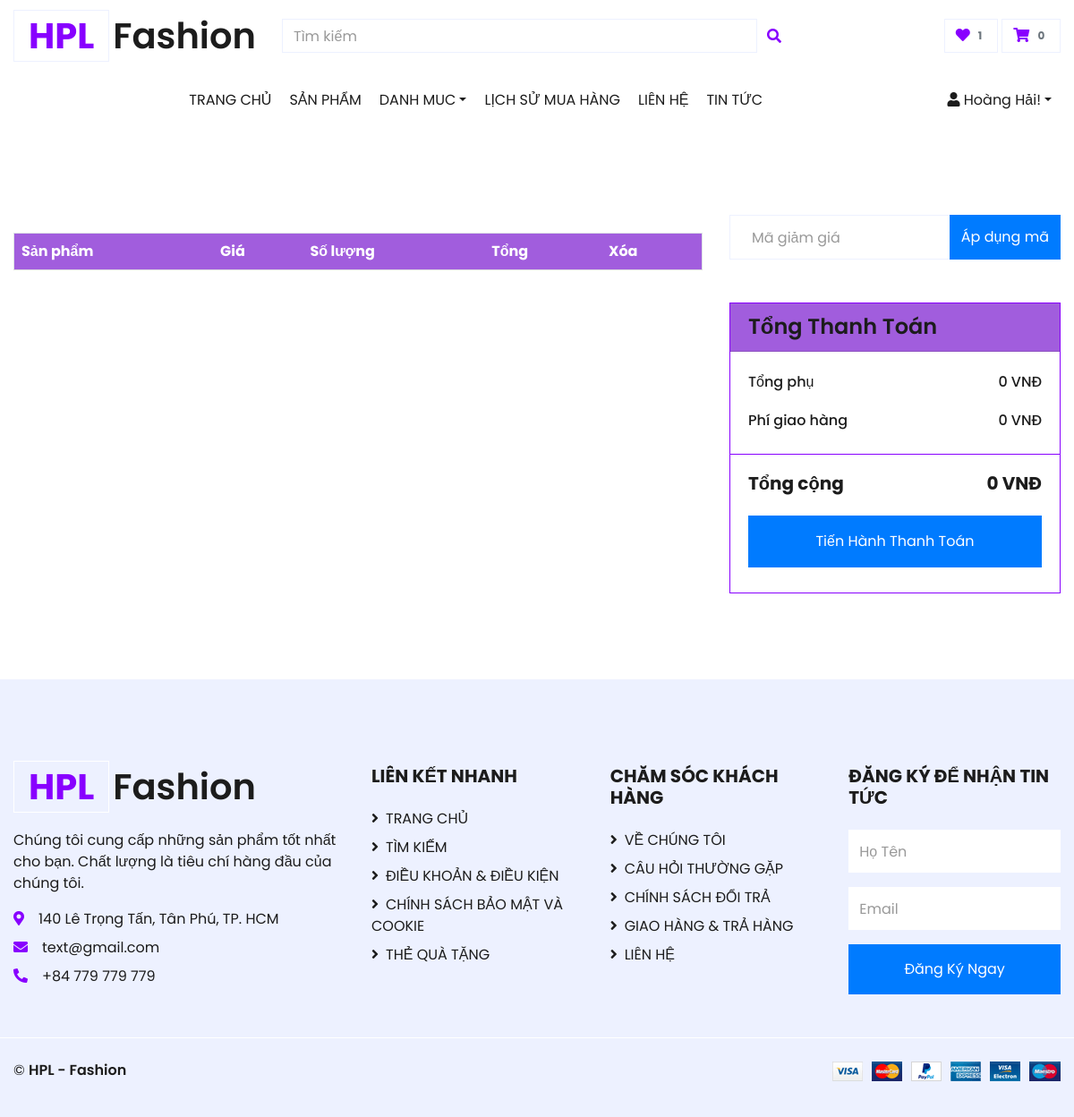
The app's page /views/cart.php (signed in), older data.
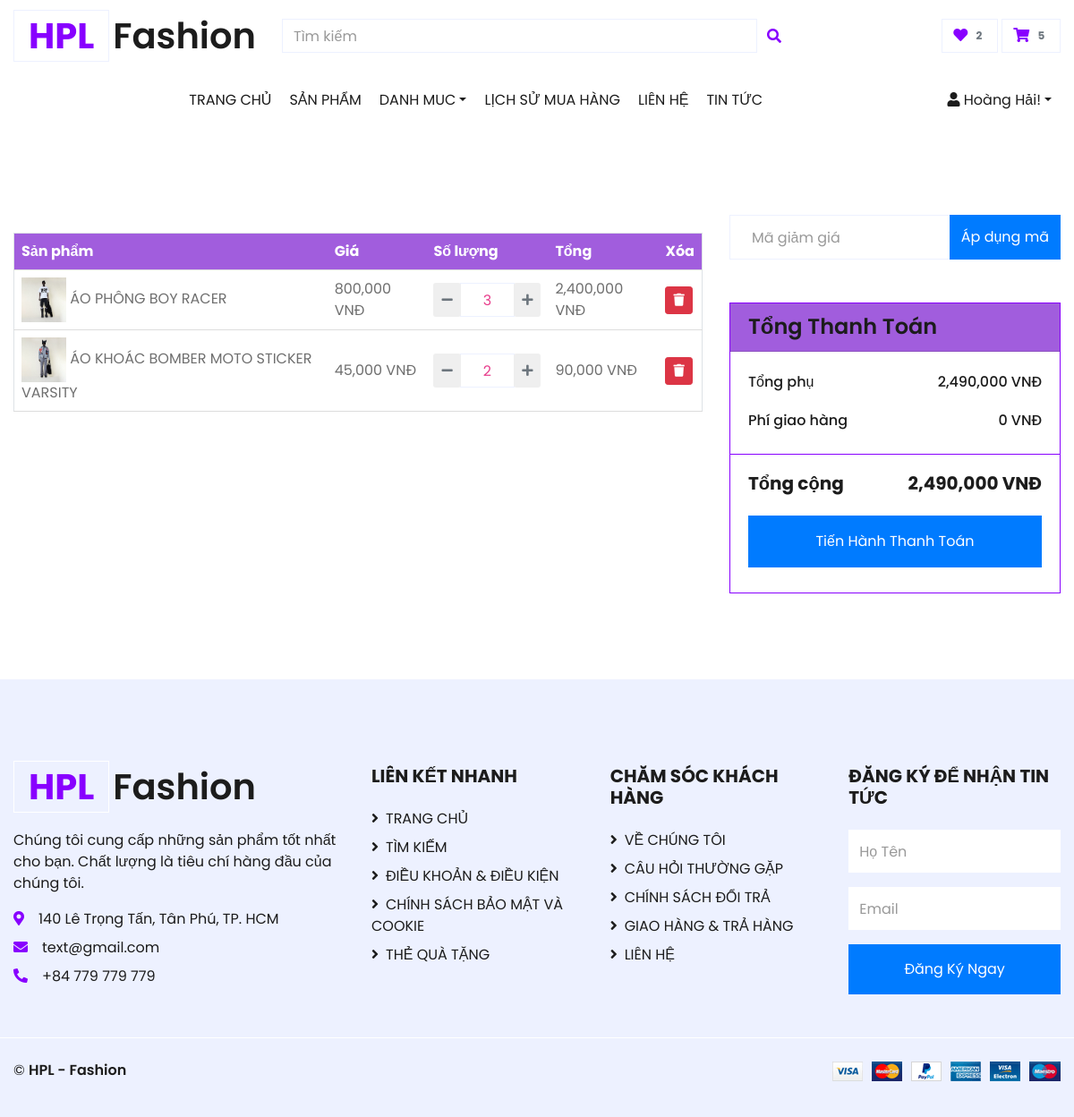
The same page, newer data.
### tables this page shows
CREATE TABLE `cart_item` (
  `cart_item_id` int NOT NULL,
  `cart_id` int NOT NULL,
  `product_id` int NOT NULL,
  `quantity` int NOT NULL,
  `size` varchar(50) DEFAULT NULL,
  `color` varchar(50) DEFAULT NULL,
  `price` decimal(10,2) NOT NULL
);

CREATE TABLE `products` (
  `product_id` int NOT NULL,
  `product_name` varchar(255) NOT NULL,
  `price` int NOT NULL,
  `category_id` int DEFAULT NULL,
  `image` varchar(255) DEFAULT NULL,
  `image2` varchar(255) DEFAULT NULL,
  `image3` varchar(255) DEFAULT NULL,
  `description` varchar(255) DEFAULT NULL,
  `type` varchar(50) DEFAULT NULL,
  `size` text,
  `discount` int DEFAULT '0'
);

### views/cart.php (the view, shortened to what this page needs)
<?php
$user_id = $_SESSION['user']['user_id'];
$conn = Database::getConnection();
$sql = "SELECT products.product_id, products.product_name, cart_item.price, products.image, cart_item.quantity
        FROM products
        JOIN cart_item ON products.product_id = cart_item.product_id
        JOIN cart ON cart_item.cart_id = cart.cart_id
        WHERE cart.user_id = $user_id";
$result = $conn->query($sql);
?>
<!DOCTYPE html>
<html lang="vi">
<head>
    <link href="https://cdnjs.cloudflare.com/ajax/libs/font-awesome/5.10.0/css/all.min.css" rel="stylesheet">
    <link href="../css/style.css" rel="stylesheet">
</head>
<body>
    <?php include '../includes/header.php'; ?>
    <div class="container-fluid pt-5">
        <div class="row px-xl-5">
            <div class="col-lg-8 table-responsive mb-5">
                <table class="table table-bordered text-center mb-0">
                    <thead class="bg-primary text-white">
                        <tr>
                            <th>Sản phẩm</th>
                            <th>Giá</th>
                            <th>Số lượng</th>
                            <th>Tổng</th>
                            <th>Xóa</th>
                        </tr>
                    </thead>
                    <tbody class="align-middle">
                        <?php
                        $tong_tien = 0;
                        while ($row = $result->fetch_assoc()):
                            $tong_tien += $row['price'] * $row['quantity'];
                        ?>
                        <tr id="row-<?= $row['product_id'] ?>">
                            <td class="align-middle">
                                <img src="<?= $row['image'] ?>" alt="" style="width: 50px;"> <?= htmlspecialchars($row['product_name']) ?>
                            </td>
                            <td class="align-middle"><?= number_format($row['price']) ?> VNĐ</td>
                            <td class="align-middle">
                                <div class="input-group quantity mx-auto" style="width: 120px;">
                                    <div class="input-group-prepend">
                                        <button class="btn btn-sm btn-outline-primary btn-minus" onclick="updateQuantity(<?= $row['product_id'] ?>, 'decrease')">
                                            <i class="fa fa-minus"></i>
                                        </button>
                                    </div>
                                    <input type="text" class="form-control form-control-sm bg-light text-center" value="<?= $row['quantity'] ?>" id="quantity-<?= $row['product_id'] ?>" readonly>
                                    <div class="input-group-append">
                                        <button class="btn btn-sm btn-outline-primary btn-plus" onclick="updateQuantity(<?= $row['product_id'] ?>, 'increase')">
                                            <i class="fa fa-plus"></i>
                                        </button>
                                    </div>
                                </div>
                            </td>
                            <td class="align-middle"><?= number_format($row['price'] * $row['quantity']) ?> VNĐ</td>
                            <td class="align-middle">
                                <button class="btn btn-sm btn-danger" onclick="removeItem(<?= $row['product_id'] ?>)">
                                    <i class="fa fa-trash"></i>
                                </button>
                            </td>
                        </tr>
                        <?php endwhile; ?>
                    </tbody>
                </table>
            </div>
            <div class="col-lg-4">
                <form class="mb-5" action="">
                    <div class="input-group">
                        <input type="text" class="form-control p-4" placeholder="Mã giảm giá">
                        <div class="input-group-append">
                            <button class="btn btn-primary">Áp dụng mã</button>
                        </div>
                    </div>
                </form>
                <div class="card border-primary mb-5">
                    <div class="card-header bg-primary text-white">
                        <h4 class="font-weight-semi-bold m-0">Tổng Thanh Toán</h4>
                    </div>
                    <div class="card-body">
                        <div class="d-flex justify-content-between mb-3 pt-1">
                            <h6 class="font-weight-medium">Tổng phụ</h6>
                            <h6 class="font-weight-medium"><?= number_format($tong_tien) ?> VNĐ</h6>
                        </div>
                        <div class="d-flex justify-content-between">
                            <h6 class="font-weight-medium">Phí giao hàng</h6>
                            <h6 class="font-weight-medium">0 VNĐ</h6>
                        </div>
                    </div>
                    <div class="card-footer border-primary bg-transparent">
                        <div class="d-flex justify-content-between mt-2">
                            <h5 class="font-weight-bold">Tổng cộng</h5>
                            <h5 class="font-weight-bold"><?= number_format($tong_tien) ?> VNĐ</h5>
                        </div>
                        <a href="checkout.php" class="btn btn-block btn-primary my-3 py-3">Tiến Hành Thanh Toán</a>
                    </div>
                </div>
            </div>
        </div>
    </div>
    <?php include '../includes/footer.php'; ?>
</body>
</html>

### includes/header.php (shortened to what this page needs)
<?php
$conn = Database::getConnection();
if (isset($_SESSION['user'])) {
    $user_id = $_SESSION['user']['user_id'];
    $cart_query = "
        SELECT SUM(cart_item.quantity) AS total_quantity
        FROM cart
        JOIN cart_item ON cart.cart_id = cart_item.cart_id
        WHERE cart.user_id = $user_id
    ";
    $cart_result = $conn->query($cart_query);
    $row = $cart_result->fetch_assoc();
    $cart_count = $row['total_quantity'] ? $row['total_quantity'] : 0;
    $favorites_query = "
        SELECT COUNT(*) AS favorite_count
        FROM favorites
        WHERE user_id = $user_id
    ";
    $favorites_result = $conn->query($favorites_query);
    $favorite_row = $favorites_result->fetch_assoc();
    $favorite_count = $favorite_row['favorite_count'] ? $favorite_row['favorite_count'] : 0;
} else {
    $cart_count = 0;
    $favorite_count = 0;
}
?>
<div class="container-fluid">
    <div class="row align-items-center py-3 px-xl-5">
        <div class="col-lg-3 d-none d-lg-block">
            <a href="<?php echo BASE_URL; ?>index.php" class="text-decoration-none">
                <h1 class="m-0 display-5 font-weight-semi-bold">
                    <span class="text-success font-weight-bold border px-3 mr-1">HPL</span>Fashion
                </h1>
            </a>
        </div>
        <div class="col-lg-6 col-6 text-left">
            <form action="<?php echo VIEWS_URL; ?>search.php" method="GET">
                <div class="input-group">
                    <input type="text" name="query" class="form-control" placeholder="Tìm kiếm" required>
                    <div class="input-group-append">
                        <button type="submit" class="input-group-text bg-transparent text-primary" style="border: none; background: none; cursor: pointer;">
                            <i class="fa fa-search"></i>
                        </button>
                    </div>
                </div>
            </form>
        </div>
        <div class="col-lg-3 col-6 text-right">
            <a href="<?php echo VIEWS_URL; ?>favorites.php" class="btn border">
                <i class="fas fa-heart text-primary"></i>
                <span class="badge"><?php echo $favorite_count; ?></span>
            </a>
            <a href="<?php echo VIEWS_URL; ?>cart.php" class="btn border">
                <i class="fas fa-shopping-cart text-primary"></i>
                <span class="badge"><?php echo $cart_count; ?></span>
            </a>
        </div>
    </div>
</div>
<div class="container-fluid mb-5">
    <div class="container-fluid px-0">
    <nav class="navbar navbar-expand-lg bg-light navbar-light py-3 py-lg-0 px-0">
    <div class="collapse navbar-collapse justify-content-between" id="navbarCollapse">
        <div class="navbar-nav mx-auto py-0">
            <a href="<?php echo BASE_URL; ?>index.php" class="nav-item nav-link active">TRANG CHỦ</a>
            <a href="<?php echo VIEWS_URL; ?>shop.php" class="nav-item nav-link">SẢN PHẨM</a>
            <div class="nav-item dropdown">
                <a href="#" class="nav-link dropdown-toggle" data-toggle="dropdown">DANH MUC</a>
            </div>
            <a href="<?php echo VIEWS_URL; ?>order_history.php" class="nav-item nav-link">LỊCH SỬ MUA HÀNG</a>
            <a href="<?php echo VIEWS_URL; ?>contact.php" class="nav-item nav-link">LIÊN HỆ</a>
            <a href="#" class="nav-item nav-link">TIN TỨC</a>
        </div>
        <div class="navbar-nav">
            <?php if (isset($_SESSION['user'])): ?>
                <div class="nav-item dropdown">
                    <a href="#" class="nav-link dropdown-toggle" data-toggle="dropdown"><i class="fas fa-user"></i> <?php echo $_SESSION['user']['name']; ?>!</a>
                </div>
            <?php else: ?>
                <a href="<?php echo AUTH_URL . '/login.php'; ?>" class="nav-item nav-link">Đăng Nhập</a>
                <a href="<?php echo AUTH_URL . '/register.php'; ?>" class="nav-item nav-link">Đăng Ký</a>
            <?php endif; ?>
        </div>
    </div>
</nav>
    </div>
    </div>

### includes/footer.php
<div class="container-fluid bg-secondary text-dark mt-5 pt-5">
    <div class="row px-xl-5 pt-5">
        <div class="col-lg-4 col-md-12 mb-5 pr-3 pr-xl-5">
            <a href="" class="text-decoration-none">
                <h1 class="mb-4 display-5 font-weight-semi-bold">
                    <span class="text-primary font-weight-bold border border-white px-3 mr-1">HPL</span>Fashion
                </h1>
            </a>
            <p>Chúng tôi cung cấp những sản phẩm tốt nhất cho bạn. Chất lượng là tiêu chí hàng đầu của chúng tôi.</p>
            <p class="mb-2"><i class="fa fa-map-marker-alt text-primary mr-3"></i>140 Lê Trọng Tấn, Tân Phú, TP. HCM</p>
            <p class="mb-2"><i class="fa fa-envelope text-primary mr-3"></i>text@gmail.com</p>
            <p class="mb-0"><i class="fa fa-phone-alt text-primary mr-3"></i>+84 779 779 779</p>
        </div>
        <div class="col-lg-8 col-md-12">
            <div class="row">
            <div class="col-md-4 mb-5">
                <h5 class="font-weight-bold text-dark mb-4">LIÊN KẾT NHANH</h5>
                <div class="d-flex flex-column justify-content-start">
                    <a class="text-dark mb-2" href="index.php"><i class="fa fa-angle-right mr-2"></i>TRANG CHỦ</a>
                    <a class="text-dark mb-2" href="views/search.php"><i class="fa fa-angle-right mr-2"></i>TÌM KIẾM</a>
                    <a class="text-dark mb-2" href="#"><i class="fa fa-angle-right mr-2"></i>ĐIỀU KHOẢN & ĐIỀU KIỆN</a>
                    <a class="text-dark mb-2" href="#"><i class="fa fa-angle-right mr-2"></i>CHÍNH SÁCH BẢO MẬT VÀ COOKIE</a>
                    <a class="text-dark" href="#"><i class="fa fa-angle-right mr-2"></i>THẺ QUÀ TẶNG</a>
                </div>
            </div>
            <div class="col-md-4 mb-5">
                <h5 class="font-weight-bold text-dark mb-4">CHĂM SÓC KHÁCH HÀNG</h5>
                <div class="d-flex flex-column justify-content-start">
                    <a class="text-dark mb-2" href="views/about.php"><i class="fa fa-angle-right mr-2"></i>VỀ CHÚNG TÔI</a>
                    <a class="text-dark mb-2" href="#"><i class="fa fa-angle-right mr-2"></i>CÂU HỎI THƯỜNG GẶP</a>
                    <a class="text-dark mb-2" href="#"><i class="fa fa-angle-right mr-2"></i>CHÍNH SÁCH ĐỔI TRẢ</a>
                    <a class="text-dark mb-2" href="#"><i class="fa fa-angle-right mr-2"></i>GIAO HÀNG & TRẢ HÀNG</a>
                    <a class="text-dark" href="contact.php"><i class="fa fa-angle-right mr-2"></i>LIÊN HỆ</a>
                </div>
            </div>
                <div class="col-md-4 mb-5">
                    <h5 class="font-weight-bold text-dark mb-4">ĐĂNG KÝ ĐỂ NHẬN TIN TỨC</h5>
                    <form action="">
                        <div class="form-group">
                            <input type="text" class="form-control border-0 py-4" placeholder="Họ Tên" required="required" />
                        </div>
                        <div class="form-group">
                            <input type="email" class="form-control border-0 py-4" placeholder="Email" required="required" />
                        </div>
                        <div>
                            <button class="btn btn-primary btn-block border-0 py-3" type="submit">Đăng Ký Ngay</button>
                        </div>
                    </form>
                </div>
            </div>
        </div>
    </div>
    <div class="row border-top border-light mx-xl-5 py-4">
        <div class="col-md-6 px-xl-0">
            <p class="mb-md-0 text-center text-md-left text-dark">
                &copy; <a class="text-dark font-weight-semi-bold" href="#">HPL - Fashion</a>
            </p>
        </div>
        <div class="col-md-6 px-xl-0 text-center text-md-right">
            <img class="img-fluid" src="img/payments.png" alt="">
        </div>
    </div>
</div>

Row changes from the older to the newer data that the page shows:
added cart_item: product.image (picture), product.product_name "ÁO PHÔNG BOY RACER", price "800,000", quantity "3", $row['price'] * $row['quantity'] "2,400,000"
added cart_item: product.image (picture), product.product_name "ÁO KHOÁC BOMBER MOTO STICKER VARSITY", price "45,000", quantity "2", $row['price'] * $row['quantity'] "90,000"
Text that changed along with them:
$favorite_count: "1" → "2"
$cart_count: "0" → "5"
$tong_tien: "0" → "2,490,000"
